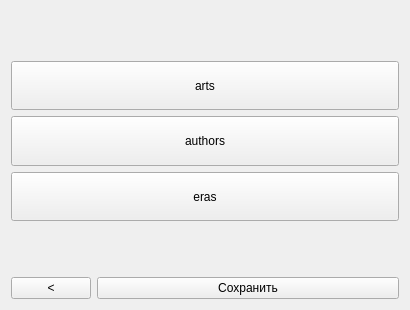
<?xml version="1.0" encoding="UTF-8"?>
<ui version="4.0">
 <class>MainList</class>
 <widget class="QWidget" name="MainList">
  <property name="geometry">
   <rect>
    <x>0</x>
    <y>0</y>
    <width>410</width>
    <height>310</height>
   </rect>
  </property>
  <property name="windowTitle">
   <string>Form</string>
  </property>
  <layout class="QVBoxLayout" name="verticalLayout_2">
   <item>
    <spacer name="verticalSpacer_2">
     <property name="orientation">
      <enum>Qt::Vertical</enum>
     </property>
     <property name="sizeHint" stdset="0">
      <size>
       <width>20</width>
       <height>40</height>
      </size>
     </property>
    </spacer>
   </item>
   <item>
    <widget class="QPushButton" name="artsButton">
     <property name="sizePolicy">
      <sizepolicy hsizetype="Minimum" vsizetype="Expanding">
       <horstretch>0</horstretch>
       <verstretch>0</verstretch>
      </sizepolicy>
     </property>
     <property name="text">
      <string>arts</string>
     </property>
    </widget>
   </item>
   <item>
    <widget class="QPushButton" name="authorsButton">
     <property name="sizePolicy">
      <sizepolicy hsizetype="Minimum" vsizetype="Expanding">
       <horstretch>0</horstretch>
       <verstretch>0</verstretch>
      </sizepolicy>
     </property>
     <property name="text">
      <string>authors</string>
     </property>
    </widget>
   </item>
   <item>
    <widget class="QPushButton" name="erasButton">
     <property name="sizePolicy">
      <sizepolicy hsizetype="Minimum" vsizetype="Expanding">
       <horstretch>0</horstretch>
       <verstretch>0</verstretch>
      </sizepolicy>
     </property>
     <property name="text">
      <string>eras</string>
     </property>
    </widget>
   </item>
   <item>
    <spacer name="verticalSpacer">
     <property name="orientation">
      <enum>Qt::Vertical</enum>
     </property>
     <property name="sizeHint" stdset="0">
      <size>
       <width>20</width>
       <height>40</height>
      </size>
     </property>
    </spacer>
   </item>
   <item>
    <layout class="QHBoxLayout" name="horizontalLayout" stretch="0,1">
     <item>
      <widget class="QPushButton" name="goBackButton">
       <property name="text">
        <string>&lt;</string>
       </property>
      </widget>
     </item>
     <item>
      <widget class="QPushButton" name="saveButton">
       <property name="text">
        <string>Сохранить</string>
       </property>
      </widget>
     </item>
    </layout>
   </item>
  </layout>
 </widget>
 <tabstops>
  <tabstop>artsButton</tabstop>
  <tabstop>authorsButton</tabstop>
  <tabstop>erasButton</tabstop>
  <tabstop>saveButton</tabstop>
  <tabstop>goBackButton</tabstop>
 </tabstops>
 <resources/>
 <connections/>
</ui>
